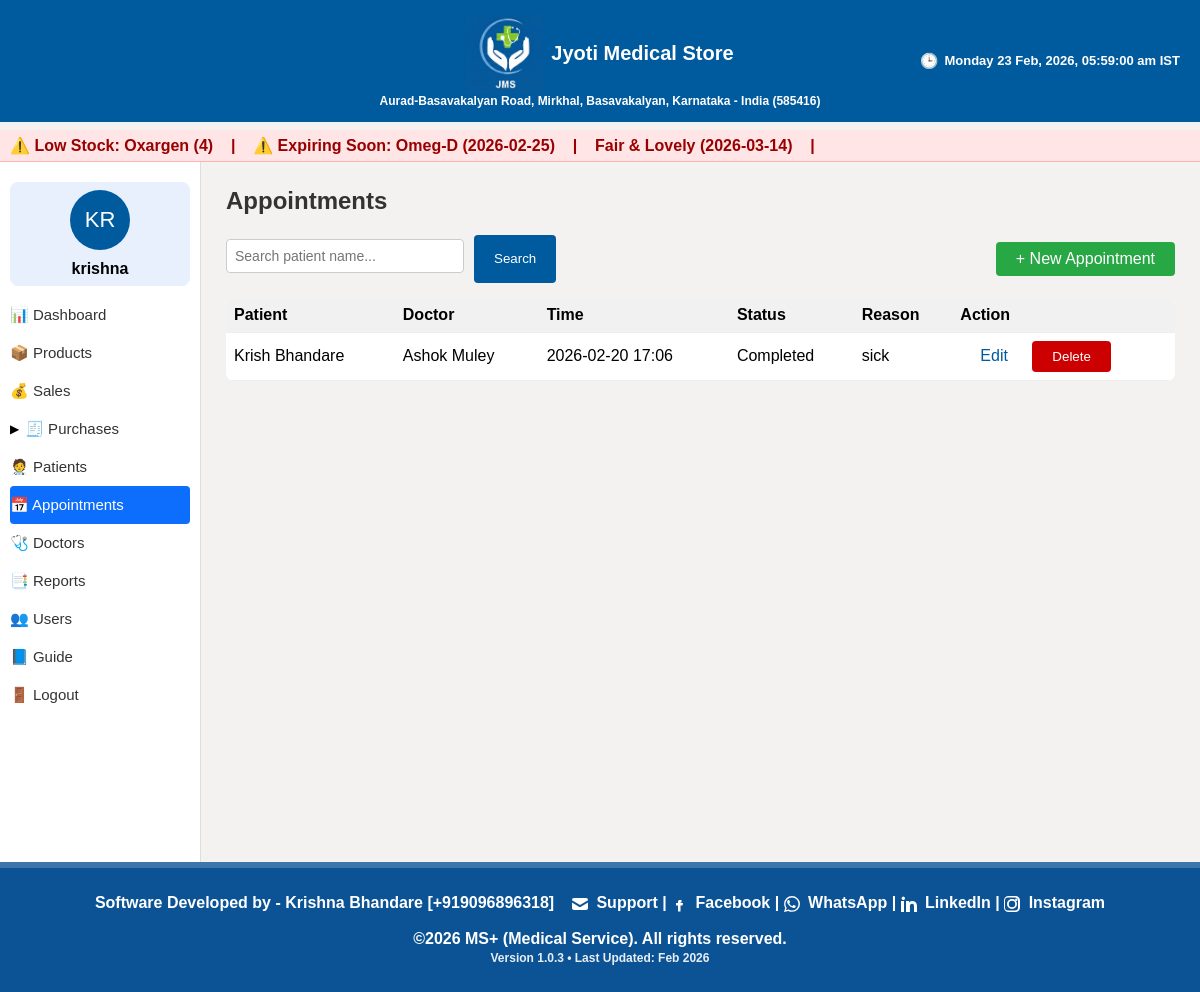
Screenshot of /appointments (signed in) with the database file from the repository.
### models.py (models this page shows, shortened)
class Product(db.Model):
    __tablename__ = 'products'
    id = db.Column(db.Integer, primary_key=True)
    sku = db.Column(db.String(50), unique=True, nullable=False)
    name = db.Column(db.String(200), nullable=False)
    brand = db.Column(db.String(100))
    batch_no = db.Column(db.String(100))
    expiry_date = db.Column(db.Date)
    purchase_price = db.Column(db.Float, default=0.0)
    sale_price = db.Column(db.Float, default=0.0)
    tax_rate = db.Column(db.Float, default=0.0)
    current_stock = db.Column(db.Integer, default=0)
    category = db.Column(db.String(50))  # medicine, cosmetic, fmcg, life_saving, ayurvedic, equipment, general
    gst_percent = db.Column(db.Float, default=0)
    cgst_percent = db.Column(db.Float, default=0)
    sgst_percent = db.Column(db.Float, default=0)

class User(UserMixin, db.Model):
    __tablename__ = 'users'
    id = db.Column(db.Integer, primary_key=True)
    username = db.Column(db.String(80), unique=True, nullable=False)
    email = db.Column(db.String(120), unique=True, nullable=True)
    password_hash = db.Column(db.String(200), nullable=False)
    role = db.Column(db.String(20), default='staff')
    created_at = db.Column(db.DateTime, default=datetime.utcnow)
    first_name = db.Column(db.String(120), nullable=True)
    last_name = db.Column(db.String(120), nullable=True)
    file_label = db.Column(db.String(64), nullable=True)
    profile_image = db.Column(db.String(256), nullable=True)

class Customer(db.Model):
    __tablename__ = 'customers'
    id = db.Column(db.Integer, primary_key=True)
    name = db.Column(db.String(200), nullable=False)
    phone = db.Column(db.String(50))
    address = db.Column(db.String(300))
    description = db.Column(db.String(500))
    created_at = db.Column(db.DateTime, default=datetime.utcnow)

class Doctor(db.Model):
    __tablename__ = 'doctors'
    id = db.Column(db.Integer, primary_key=True)
    name = db.Column(db.String(200), nullable=False)
    specialization = db.Column(db.String(200))
    phone = db.Column(db.String(50))
    notes = db.Column(db.String(500))
    created_at = db.Column(db.DateTime, default=datetime.utcnow)

class Appointment(db.Model):
    __tablename__ = 'appointments'
    id = db.Column(db.Integer, primary_key=True)
    patient_id = db.Column(db.Integer, db.ForeignKey('customers.id'))
    doctor_id = db.Column(db.Integer, db.ForeignKey('doctors.id'), nullable=True)
    appointment_time = db.Column(db.DateTime, nullable=False)
    status = db.Column(db.String(50), default='Scheduled')
    reason = db.Column(db.String(300))
    created_at = db.Column(db.DateTime, default=datetime.utcnow)

### app.py (the view, shortened to what this page needs)
@app.route('/appointments')
@login_required
def appointments_list():
    if current_user.role not in ('admin', 'staff'):
        flash('Unauthorized', 'danger')
        return redirect(url_for('dashboard'))
    status_filter = request.args.get('status', 'all')
    search = request.args.get('search', '').strip()
    q = Appointment.query
    if status_filter != 'all':
        q = q.filter_by(status=status_filter)
    appointments = q.order_by(Appointment.appointment_time.desc()).all()
    doctors = {d.id: d for d in Doctor.query.all()}
    patients = {p.id: p for p in Customer.query.all()}
    return render_template(
        'appointments/list.html',
        appointments=appointments,
        doctors=doctors,
        patients=patients,
        status_filter=status_filter
    )

### app.py (called while the page is built)
@login_manager.user_loader
def load_user(user_id):
    try:
        return User.query.get(int(user_id))
    except:
        return None

@app.before_request
def require_login():
    if request.endpoint is None:
        return
    allowed_routes = ['login', 'forgot', 'reset_otp', 'static']
    if request.endpoint.startswith('static'):
        return
    if request.endpoint not in allowed_routes and not current_user.is_authenticated:
        return redirect(url_for('login'))

@app.context_processor
def inject_globals():
    if current_user.is_authenticated:
        initials = current_user.username[:2].upper()
        display_name = current_user.username
    else:
        initials = ""
        display_name = ""
    ist = datetime.utcnow() + timedelta(hours=5, minutes=30)
    current_dt_display = ist.strftime("%A, %d %b %Y, %I:%M:%S %p IST")
    current_day = ist.strftime("%A")
    return dict(
        initials=initials,
        display_name=display_name,
        current_dt_display=current_dt_display,
        current_day=current_day,
        is_admin=is_admin   # ⭐ ADD THIS LINE
    )

@app.teardown_appcontext
def shutdown_session(exception=None):
    db.session.remove()

@app.context_processor
def inject_low_stock():
    from flask import request
    if request.endpoint and (
        "login" in request.endpoint or
        "auth" in request.endpoint
    ):
        return dict(low_stock=[], expiring_soon=[])
    try:
        low_stock = Product.query.filter(Product.current_stock <= 5).all()
        today = date.today()
        soon = today + timedelta(days=30)
        expiring_soon = Product.query.filter(
            Product.expiry_date <= soon,
            Product.expiry_date >= today
        ).all()
        return dict(
            low_stock=low_stock,
            expiring_soon=expiring_soon
        )
    except Exception:
        return dict(low_stock=[], expiring_soon=[])

### templates/appointments/list.html
{% extends "base.html" %}
{% block content %}
<h2>Appointments</h2>
<div style="margin-bottom:15px; display:flex; justify-content:space-between; align-items:center;">
    <form method="GET" action="{{ url_for('appointments_list') }}" style="display:flex; gap:10px;">
        <input type="text"
               name="search"
               placeholder="Search patient name..."
               value="{{ request.args.get('search', '') }}"
               class="form-control"
               style="width:220px;">
        <button class="btn btn-primary">Search</button>
    </form>
    <a href="{{ url_for('appointments_new') }}" class="btn btn-success">+ New Appointment</a>
</div>
<table>
    <thead>
        <tr>
            <th align="left">Patient</th>
            <th align="left">Doctor</th>
            <th align="left">Time</th>
            <th align="left">Status</th>
            <th align="left">Reason</th>
            <th align="left">Action</th>
        </tr>
    </thead>
    <tbody>
        {% for a in appointments %}
        <tr>
            <td>
                {{ patients[a.patient_id].name if a.patient_id in patients else '-' }}
            </td>
            <td>
                {% if a.doctor_id and a.doctor_id in doctors %}
                    {{ doctors[a.doctor_id].name }}
                {% else %}
                    -
                {% endif %}
            </td>
            <td>{{ a.appointment_time.strftime("%Y-%m-%d %H:%M") }}</td>
            <td>{{ a.status }}</td>
            <td>{{ a.reason or '-' }}</td>
            <td>
                {% if current_user.role == 'admin' %}
                    <a href="{{ url_for('appointments_edit', aid=a.id) }}"
                       class="btn btn-warning btn-sm">Edit</a>
                    <form action="{{ url_for('appointments_delete', aid=a.id) }}"
                          method="POST"
                          style="display:inline;">
                        <button class="btn btn-danger btn-sm"
                                onclick="return confirm('Delete this appointment?');">
                            Delete
                        </button>
                    </form>
                {% else %}
                    <span style="color:#777;">No actions</span>
                {% endif %}
            </td>
        </tr>
        {% else %}
        <tr>
            <td colspan="6" style="text-align:center; padding:15px; color:#777;">
                No appointments found.
            </td>
        </tr>
        {% endfor %}
    </tbody>
</table>
{% endblock %}

### templates/base.html (shortened to what this page needs)
<!DOCTYPE html>
<html lang="en">
<head>
    <link rel="stylesheet" href="{{ url_for('static', filename='css/style.css') }}">
</head>
<body>
<div class="fixed-header">
    <div class="topbar">
<div style="flex:1; text-align:center; line-height:1.3; display:flex; flex-direction:column; align-items:center;">
    <div style="display:flex; align-items:center; gap:8px;">
        <img src="{{ url_for('static', filename='logo.PNG') }}" class="title-logo">
        <strong style="font-size:20px;">Jyoti Medical Store</strong>
    </div>
    <span style="font-size:12px;">
        Aurad-Basavakalyan Road, Mirkhal, Basavakalyan, Karnataka - India (585416)
    </span>
</div>
        {% block top_right %}
        <div style="position:absolute; right:20px; font-size:13px; display:flex; align-items:center; gap:6px;">
            <span style="font-size:15px;">🕒</span>
            <span id="live_datetime"></span>
        </div>
        {% endblock %}
    </div>
</div>
<div style="height: 70px;"></div>
{% block alerts %}
{% if low_stock or expiring_soon %}
<div class="alert-marquee print-hide"
     style="
        background:#ffe5e5;
        padding:6px 10px;
        color:#900;
        font-weight:bold;
        white-space:nowrap;
        overflow:hidden;
        border-bottom:1px solid #ffb3b3;
     ">
    <marquee behavior="scroll" direction="left" scrollamount="5">
        {% if low_stock %}
            ⚠️ Low Stock:
            {% for p in low_stock %}
                {{ p.name }} ({{ p.current_stock }}) &nbsp;&nbsp; | &nbsp;&nbsp;
            {% endfor %}
        {% endif %}
        {% if expiring_soon %}
            ⚠️ Expiring Soon:
            {% for p in expiring_soon %}
                {{ p.name }} ({{ p.expiry_date }}) &nbsp;&nbsp; | &nbsp;&nbsp;
            {% endfor %}
        {% endif %}
    </marquee>
</div>
{% endif %}
{% endblock %}
<div class="layout">
{% if current_user.is_authenticated %}
<div class="sidebar">
    <div class="profile-card">
        <div class="initials-circle">{{ initials }}</div>
        <div><strong>{{ display_name }}</strong></div>
    </div>
    <a href="{{ url_for('dashboard') }}" class="menu-item">📊 Dashboard</a>
    <a href="{{ url_for('products') }}" class="menu-item">📦 Products</a>
    <a href="{{ url_for('sales_list') }}" class="menu-item">💰 Sales</a>
    <li class="has-submenu menu-parent" onclick="toggleMenu('purchaseMenu')">
        <span class="menu-arrow" id="purchaseArrow">▶</span>
        <a href="#">🧾 Purchases</a>
    </li>
    <a href="{{ url_for('patients') }}" class="menu-item">🧑‍⚕️ Patients</a>
    <a href="{{ url_for('appointments_list') }}" class="menu-item">📅 Appointments</a>
    <a href="{{ url_for('doctors_list') }}" class="menu-item">🩺 Doctors</a>
    <a href="{{ url_for('report_expiry') }}" class="menu-item">📑 Reports</a>
    {% if current_user.role == 'admin' %}
    <a href="{{ url_for('users_list') }}" class="menu-item">👥 Users</a>
    {% endif %}
    <a href="{{ url_for('guide') }}" class="menu-item">📘 Guide</a>
    <a href="{{ url_for('logout') }}" class="menu-item">🚪 Logout</a>
</div>
{% endif %}
    <div class="content">
        {% block content %}{% endblock %}
    </div>
</div>
<div class="fixed-footer">
    Software Developed by - Krishna Bhandare [+919096896318]
    &nbsp;&nbsp;
    <a href="mailto:bhandare.krishna5@gmail.com" target="_blank" rel="noopener noreferrer">
        <svg xmlns="http://www.w3.org/2000/svg" width="16" height="16" fill="currentColor" viewBox="0 0 16 16" style="vertical-align:middle;">
            <path d="M0 4a2 2 0 0 1 2-2h12a2 2 0 0 1 2 2v.217l-8 4.8-8-4.8V4z"/>
            <path d="M0 6.383v5.617a2 2 0 0 0 2 2h12a2 2 0 0 0 2-2V6.383l-7.555 4.533a1 1 0 0 1-1.11 0L0 6.383z"/>
        </svg>
        Support
    </a> |
    <a href="https://m.facebook.com/public/Bhandare-Krishna/" target="_blank" rel="noopener noreferrer">
        <svg xmlns="http://www.w3.org/2000/svg" width="16" height="16" fill="currentColor" viewBox="0 0 16 16" style="vertical-align:middle;">
            <path d="M8.94 6.5H10.5V4H8.94C7.64 4 7 4.67 7 5.94V7H5v2.5h2v6h2.5v-6h2l.5-2.5h-2.5v-.56c0-.33.17-.44.44-.44z"/>
        </svg>
        Facebook
    </a> |
    <a href="https://wa.me/919096896318" target="_blank" rel="noopener noreferrer">
        WhatsApp
    </a> |
    <a href="https://www.linkedin.com/in/krishna-bhandare-893b74102" target="_blank" rel="noopener noreferrer">
        LinkedIn
    </a> |
    <a href="https://www.instagram.com/reel/CmBQhjhAg4d/" target="_blank" rel="noopener noreferrer">
        Instagram
    </a>
    <br><br>
    ©2026 MS+ (Medical Service). All rights reserved.<br>
    <span style="font-size: 12px; opacity: 0.9;">
        Version 1.0.3 • Last Updated: Feb 2026
    </span>
</div>
</body>
</html>

### static/css/style.css (style rules this page uses)
body { margin: 0; font-family: Arial, sans-serif; background: #f3f2f1; }
h1, h2, h3, h4 { margin-top: 0; color: #333; }
a { color: #005a9e; text-decoration: none; }
input, select, textarea { font-size: 14px; border: 1px solid #ccc; border-radius: 4px; }
.topbar { background: #005a9e; color: white; padding: 12px; display: flex; justify-content: center; align-items: center; font-size: 22px; font-weight: bold; position: relative; }
.layout { display: flex; height: calc(100vh - 50px); }
.sidebar { width: 250px; background: white; border-right: 1px solid #ddd; padding: 20px; }
.sidebar { padding-left: 10px !important; padding-right: 10px !important; width: 180px !important; }
.sidebar a { display: block; padding: 10px 0; color: #333; font-size: 15px; }
.profile-card { padding: 8px; background: #e8f0fe; border-radius: 8px; margin-bottom: 10px; text-align: center; }
.initials-circle { width: 60px; height: 60px; background: #005a9e; color: white; border-radius: 50%; display: flex; justify-content: center; align-items: center; font-size: 22px; margin: 0 auto 10px; }
.content { flex: 1; padding: 25px; overflow-y: auto; }
.btn { padding: 8px 20px; border: none; cursor: pointer; border-radius: 4px; }
.btn-primary { background: #005a9e; color: white; }
.btn-success { background: #28a745; color: white; }
.btn-danger { background: #c00; color: white; }
table { width: 100%; border-collapse: collapse; background: white; border-radius: 8px; overflow: hidden; }
table thead { background: #f1f1f1; }
table th, table td { padding: 8px; border-bottom: 1px solid #eee; }
.form-control { width: 100%; padding: 8px; margin-top: 4px; margin-bottom: 10px; }
.fixed-header { position: fixed; top: 0; left: 0; width: 100%; z-index: 9999; }
.layout { margin-top: 100px; }
body { padding-bottom: 70px; }
.fixed-footer { position: fixed; bottom: 0; left: 0; width: 100%; background: #0B5394; color: white; text-align: center; padding: 26px 0; font-weight: 600; font-size: 16px; z-index: 9999; border-top: 6px solid rgba(255,255,255,0.2); }
.content { padding-bottom: 80px; }
html, body { height: 100%; margin: 0; padding: 0; }
.layout { min-height: calc(100vh - 60px); padding-bottom: 80px; }
.alert-marquee { margin-top: 12px; position: relative; z-index: 998; }
.layout { margin-top: 0 !important; padding-top: 0 !important; }
.alert-marquee { position: relative; z-index: 998; margin-top: 60px; }
.menu-parent { display: flex; align-items: center; gap: 6px; }
.menu-arrow { font-size: 12px; transition: transform 0.2s ease; }
.sidebar a.active { background: #0d6efd; color: white !important; border-radius: 4px; }

### templates/base.html (style rules this page uses)
.alert-marquee { position: relative; z-index: 998; }
.title-logo { height: 80px; width: auto; margin-top: 2px; }
.fixed-footer a { color: inherit !important; text-decoration: none !important; }
.fixed-footer svg { fill: currentColor; margin-right: 4px; }

### rows the page displays
Product: name "Oxargen", current_stock "4"
Product: name "Omeg-D", expiry_date "2026-02-25"
Product: name "Fair & Lovely", expiry_date "2026-03-14"
User: username "krishna"
Appointment: appointment_time "2026-02-20 17:06", status "Completed", reason "sick"
Customer: name "Krish Bhandare"
Doctor: name "Ashok Muley"

### other values shown
{{ initials }} "KR"
